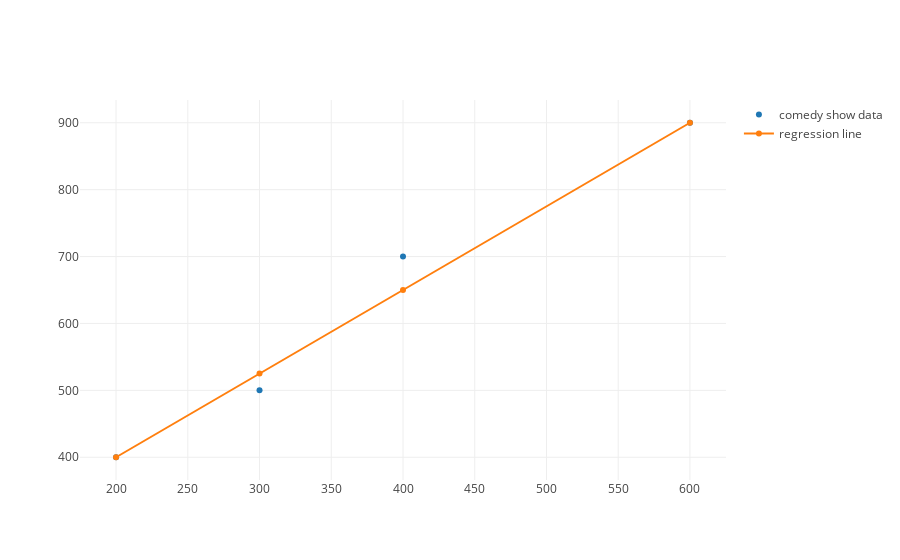

Source (notebook cell):
### Code cell
# plot([comedy_show_trace, trace_show_line])

### Figure 1 — Plotly figure (JSON) as saved in the notebook; plotly's stock layout.template omitted (floating-point values rounded to 4 significant figures)
{"data": [{"mode": "markers", "name": "comedy show data", "x": [200, 400, 300, 600], "y": [400, 700, 500, 900]}, {"mode": "line", "name": "regression line", "x": [200, 400, 300, 600], "y": [400, 650, 525, 900]}], "layout": {}}
